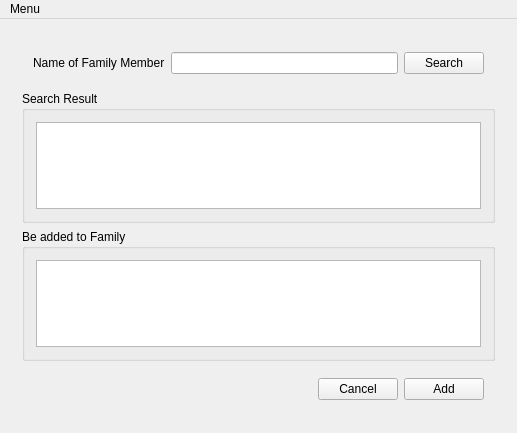
<?xml version="1.0" encoding="UTF-8"?>
<ui version="4.0">
 <class>AddFamily</class>
 <widget class="QMainWindow" name="AddFamily">
  <property name="geometry">
   <rect>
    <x>0</x>
    <y>0</y>
    <width>517</width>
    <height>433</height>
   </rect>
  </property>
  <property name="windowTitle">
   <string>Add Family</string>
  </property>
  <widget class="QWidget" name="centralWidget">
   <layout class="QVBoxLayout" name="verticalLayout">
    <property name="sizeConstraint">
     <enum>QLayout::SetMaximumSize</enum>
    </property>
    <item>
     <widget class="QFrame" name="frame">
      <property name="frameShape">
       <enum>QFrame::NoFrame</enum>
      </property>
      <property name="frameShadow">
       <enum>QFrame::Raised</enum>
      </property>
      <layout class="QVBoxLayout" name="verticalLayout_2">
       <item>
        <widget class="QFrame" name="frame_2">
         <property name="frameShape">
          <enum>QFrame::NoFrame</enum>
         </property>
         <property name="frameShadow">
          <enum>QFrame::Raised</enum>
         </property>
         <layout class="QHBoxLayout" name="horizontalLayout_2">
          <item>
           <widget class="QLabel" name="lbl_fam_name">
            <property name="text">
             <string>Name of Family Member</string>
            </property>
            <property name="alignment">
             <set>Qt::AlignLeading|Qt::AlignLeft|Qt::AlignVCenter</set>
            </property>
           </widget>
          </item>
          <item>
           <widget class="QLineEdit" name="tb_fam_name"/>
          </item>
          <item>
           <widget class="QPushButton" name="btn_search">
            <property name="text">
             <string>Search</string>
            </property>
           </widget>
          </item>
         </layout>
        </widget>
       </item>
       <item>
        <widget class="QGroupBox" name="groupBox">
         <property name="title">
          <string>Search Result</string>
         </property>
         <layout class="QHBoxLayout" name="horizontalLayout_3">
          <item>
           <widget class="QListWidget" name="lv_search_result"/>
          </item>
         </layout>
        </widget>
       </item>
       <item>
        <widget class="QGroupBox" name="groupBox_2">
         <property name="title">
          <string>Be added to Family</string>
         </property>
         <layout class="QHBoxLayout" name="horizontalLayout_4">
          <item>
           <widget class="QListWidget" name="lv_be_added_family"/>
          </item>
         </layout>
        </widget>
       </item>
       <item>
        <widget class="QFrame" name="frame_3">
         <property name="frameShape">
          <enum>QFrame::NoFrame</enum>
         </property>
         <property name="frameShadow">
          <enum>QFrame::Raised</enum>
         </property>
         <layout class="QHBoxLayout" name="horizontalLayout">
          <item>
           <spacer name="horizontalSpacer">
            <property name="orientation">
             <enum>Qt::Horizontal</enum>
            </property>
            <property name="sizeHint" stdset="0">
             <size>
              <width>40</width>
              <height>20</height>
             </size>
            </property>
           </spacer>
          </item>
          <item>
           <widget class="QPushButton" name="btn_cancel">
            <property name="text">
             <string>Cancel</string>
            </property>
           </widget>
          </item>
          <item>
           <widget class="QPushButton" name="btn_add">
            <property name="text">
             <string>Add</string>
            </property>
           </widget>
          </item>
         </layout>
        </widget>
       </item>
      </layout>
     </widget>
    </item>
   </layout>
  </widget>
  <widget class="QMenuBar" name="menuBar">
   <property name="geometry">
    <rect>
     <x>0</x>
     <y>0</y>
     <width>517</width>
     <height>22</height>
    </rect>
   </property>
   <widget class="QMenu" name="menuMenu">
    <property name="title">
     <string>Menu</string>
    </property>
   </widget>
   <addaction name="menuMenu"/>
  </widget>
 </widget>
 <layoutdefault spacing="6" margin="11"/>
 <resources/>
 <connections/>
</ui>
